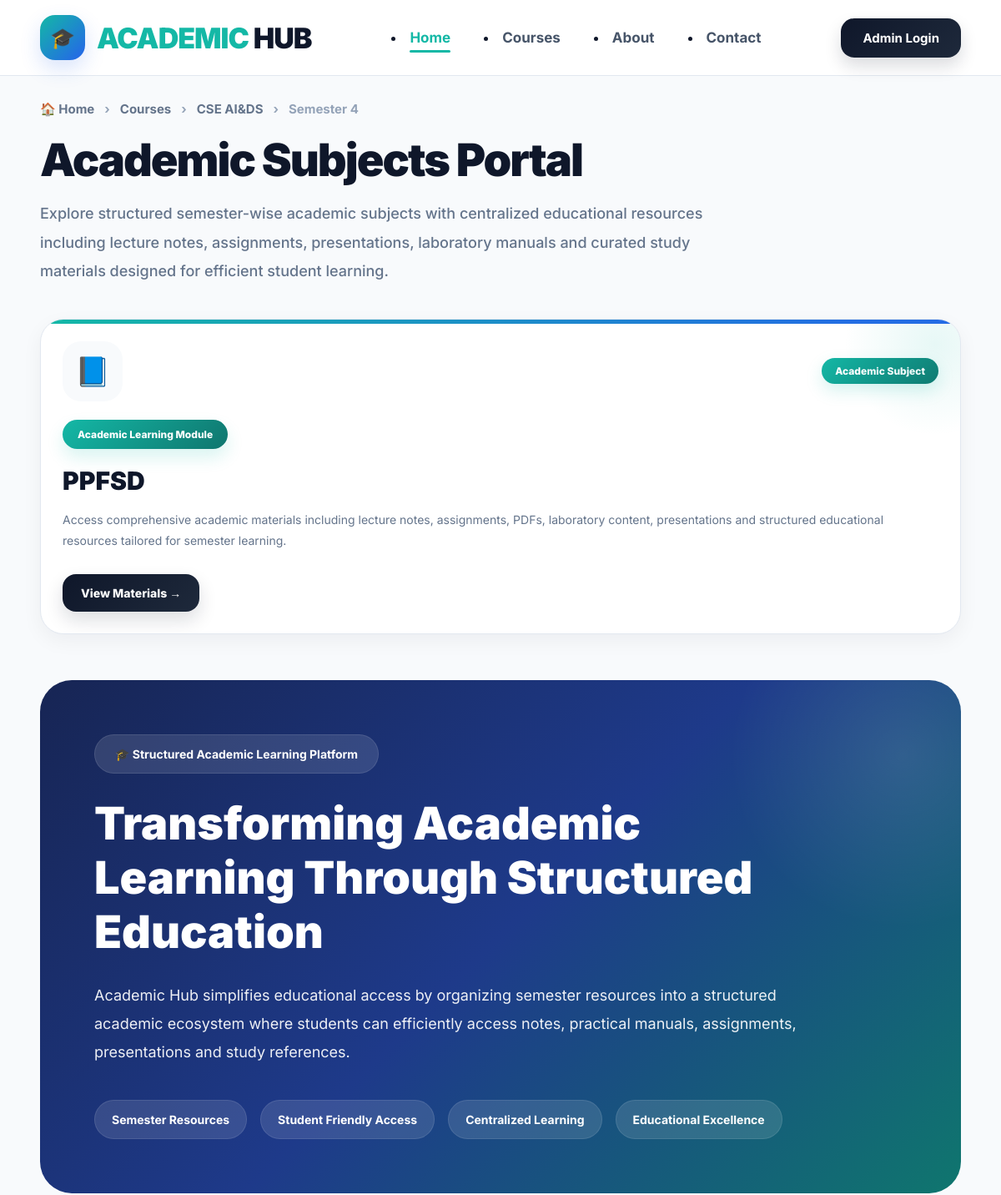
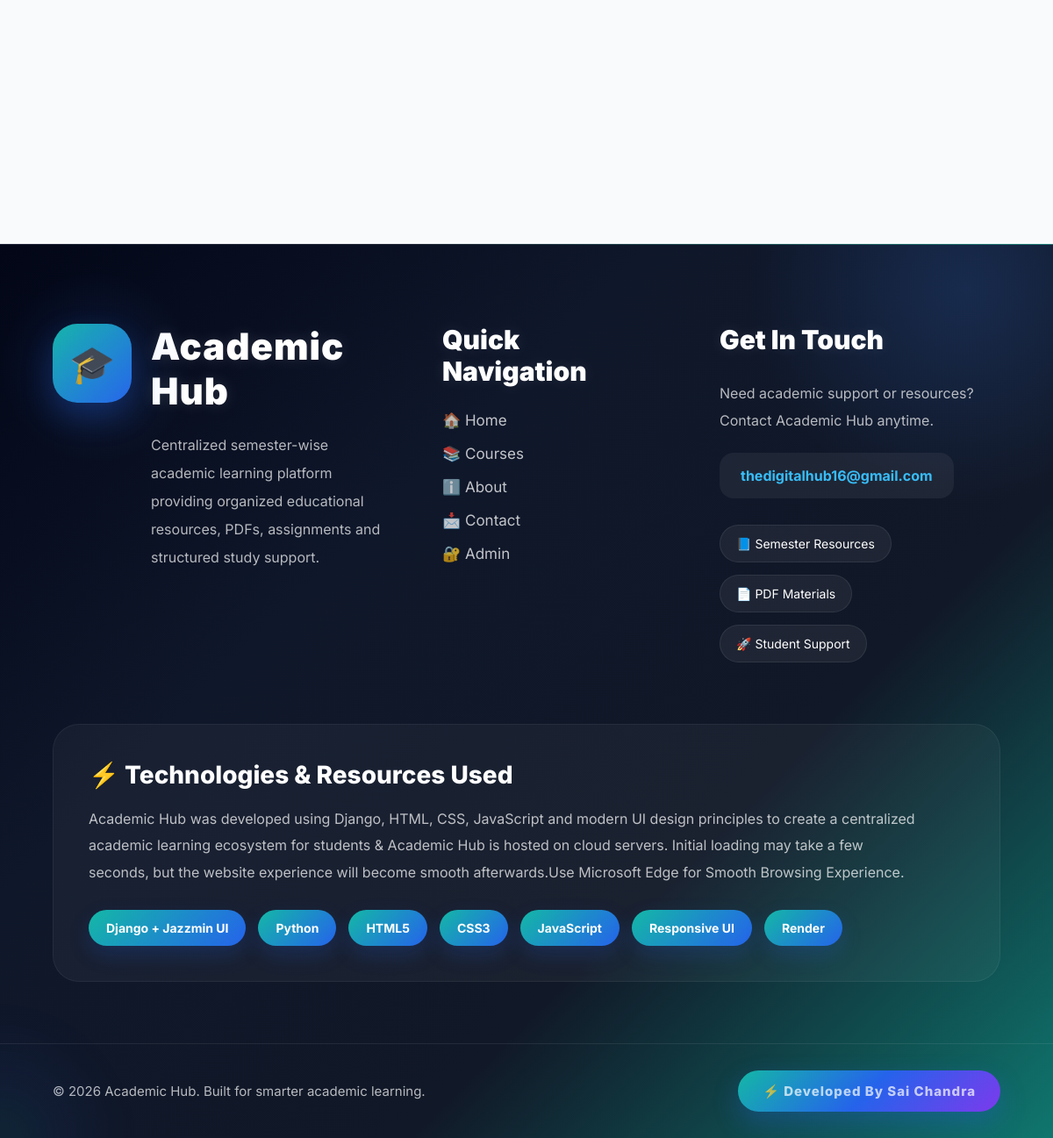
The app's page /subjects/15/10/ with its own data (2 pictures, top to bottom).
### hub/models.py (models this page shows, shortened)
class Branch(models.Model):
    name = models.CharField(max_length=100)

class Semester(models.Model):
    name = models.CharField(max_length=50)

class Subject(models.Model):
    name = models.CharField(max_length=200)
    semester = models.ForeignKey(Semester, on_delete=models.CASCADE)
    branches = models.ManyToManyField(Branch)

### hub/views.py (the view)
# urls.py: path('subjects/<int:sem_id>/<int:branch_id>/', views.subjects, name='subjects'),
def subjects(request, sem_id, branch_id):
    branch = get_object_or_404(
        Branch,
        id=branch_id
    )
    semester = get_object_or_404(
        Semester,
        id=sem_id
    )
    subjects = Subject.objects.filter(
        semester_id=sem_id,
        branches__id=branch_id
    ).distinct()
    return render(request, 'subjects.html', {
        'subjects': subjects,
        'branch': branch,
        'semester': semester
    })

### hub/templates/subjects.html (shortened to what this page needs)
{% extends 'base.html' %}
{% block content %}
<div class="subject-page">
    <div class="breadcrumb">
        <a href="/" class="bread-link">
            🏠 Home
        </a>
        <span>›</span>
        <a href="/" class="bread-link">
            Courses
        </a>
        <span>›</span>
        <a href="/semesters/{{ branch.id }}/" class="bread-link">
            {{ branch.name }}
        </a>
        <span>›</span>
        <span class="bread-active">
            Semester {{ semester.name }}
        </span>
    </div>
    <div class="subject-header">
        <h1 class="subject-title">
            Academic Subjects Portal
        </h1>
        <p class="subject-subtitle">
            Explore structured semester-wise academic subjects with
            centralized educational resources including lecture notes,
            assignments, presentations, laboratory manuals and curated
            study materials designed for efficient student learning.
        </p>
    </div>
    <div class="subject-grid">
        {% for subject in subjects %}
        <div class="subject-card">
            <div class="subject-top">
                <div class="subject-icon">
                    📘
                </div>
                <div class="credit-badge">
                    Academic Subject
                </div>
            </div>
            <div class="subject-body">
                <div class="subject-code">
                    Academic Learning Module
                </div>
                <h2 class="subject-name">
                    {{ subject.name }}
                </h2>
                <p class="subject-desc">
                    Access comprehensive academic materials including
                    lecture notes, assignments, PDFs, laboratory content,
                    presentations and structured educational resources
                    tailored for semester learning.
                </p>
            </div>
            <a href="/categories/{{ subject.id }}/"
               class="subject-btn">
               View Materials →
            </a>
        </div>
        {% endfor %}
    </div>
    <section class="learning-banner">
        <div class="learning-badge">
            🎓 Structured Academic Learning Platform
        </div>
        <h2 class="learning-title">
            Transforming Academic Learning Through Structured Education
        </h2>
        <p class="learning-desc">
            Academic Hub simplifies educational access by organizing
            semester resources into a structured academic ecosystem
            where students can efficiently access notes, practical
            manuals, assignments, presentations and study references.
        </p>
        <div class="learning-tags">
            <span>Semester Resources</span>
            <span>Student Friendly Access</span>
            <span>Centralized Learning</span>
            <span>Educational Excellence</span>
        </div>
    </section>
</div>
{% endblock %}

### hub/templates/base.html (style rules this page uses)
* { margin:0; padding:0; box-sizing:border-box; scroll-behavior:smooth; }
body { font-family:'Inter',sans-serif; background:#f8fafc; color:#0f172a; overflow-x:hidden; }
a { text-decoration:none; }

### hub/templates/subjects.html (style rules this page uses)
.subject-page { width:92%; max-width:1450px; margin:auto; padding:30px 0 80px; }
.breadcrumb { display:flex; align-items:center; gap:12px; margin-bottom:22px; font-size:15px; font-weight:700; flex-wrap:wrap; }
.bread-link { text-decoration:none; color:#64748b; transition:0.3s; }
.bread-active { color:#0f172a; }
.breadcrumb span { color:#94a3b8; }
.subject-header { margin-bottom:35px; }
.subject-title { font-size:54px; font-weight:900; letter-spacing:-2px; color:#0f172a; margin-bottom:18px; line-height:1.1; }
.subject-subtitle { font-size:18px; color:#64748b; max-width:850px; line-height:1.9; font-weight:500; }
.subject-grid { display:grid; grid-template-columns: repeat(auto-fit,minmax(320px,1fr)); gap:26px; margin-top:40px; }
.subject-card { background:white; border-radius:28px; padding:26px; border:1px solid #e2e8f0; position:relative; overflow:hidden; transition:0.4s ease; min-height:300px; display:flex; flex-direction:column; justify-content:space-between; box-shadow: 0 8px 24px rgba(15,23,42,0.05); }
.subject-card::before { content:''; position:absolute; top:0; left:0; width:100%; height:5px; background: linear-gradient( 90deg, #14b8a6, #2563eb ); }
.subject-card::after { content:''; position:absolute; width:220px; height:220px; border-radius:50%; background: radial-gradient( rgba(20,184,166,0.10), transparent 70% ); top:-80px; right:-80px; transition:0.4s; }
.subject-top { display:flex; align-items:center; justify-content:space-between; margin-bottom:22px; }
.subject-icon { width:72px; height:72px; border-radius:22px; background:#f8fafc; display:flex; align-items:center; justify-content:center; font-size:34px; transition:0.35s; }
.credit-badge { padding:8px 16px; border-radius:999px; background: linear-gradient( 135deg, #14b8a6, #0f766e ); color:white; font-size:12px; font-weight:800; box-shadow: 0 8px 20px rgba(20,184,166,0.18); }
.subject-body { flex-grow:1; display:flex; flex-direction:column; justify-content:center; }
.subject-code { display:inline-block; width:fit-content; padding:10px 18px; border-radius:999px; background: linear-gradient( 135deg, #14b8a6, #0f766e ); color:white; font-size:12px; font-weight:800; margin-bottom:20px; box-shadow: 0 10px 20px rgba(20,184,166,0.16); }
.subject-name { font-size:30px; font-weight:900; color:#0f172a; margin-bottom:16px; line-height:1.2; }
.subject-desc { color:#64748b; line-height:1.8; font-size:14px; margin-bottom:28px; flex-grow:1; }
.subject-btn { display:inline-flex; align-items:center; justify-content:center; gap:8px; width:fit-content; padding:14px 22px; border-radius:16px; background: linear-gradient( 135deg, #0f172a, #1e293b ); color:white; text-decoration:none; font-size:14px; font-weight:800; transition:0.35s; box-shadow: 0 10px 22px rgba(15,23,42,0.14); }
.learning-banner { margin-top:55px; background: linear-gradient( 135deg, #172554, #1e3a8a, #0f766e ); border-radius:38px; padding:65px; position:relative; overflow:hidden; color:white; }
.learning-banner::before { content:''; position:absolute; width:420px; height:420px; background: radial-gradient( rgba(255,255,255,0.10), transparent 70% ); right:-140px; top:-120px; border-radius:50%; }
.learning-badge { display:inline-flex; align-items:center; gap:10px; padding:14px 24px; border-radius:999px; background:rgba(255,255,255,0.12); border:1px solid rgba(255,255,255,0.10); font-size:14px; font-weight:700; margin-bottom:28px; }
.learning-title { font-size:54px; font-weight:900; line-height:1.2; margin-bottom:26px; max-width:900px; }
.learning-desc { font-size:18px; line-height:1.9; max-width:860px; opacity:0.92; }
.learning-tags { display:flex; flex-wrap:wrap; gap:16px; margin-top:40px; }
.learning-tags span { padding:14px 20px; border-radius:999px; background:rgba(255,255,255,0.12); border:1px solid rgba(255,255,255,0.10); font-size:14px; font-weight:700; transition:0.3s; }

### records on screen
Branch: name "CSE AI&DS"
Semester: name "4"
Subject: name "PPFSD"
